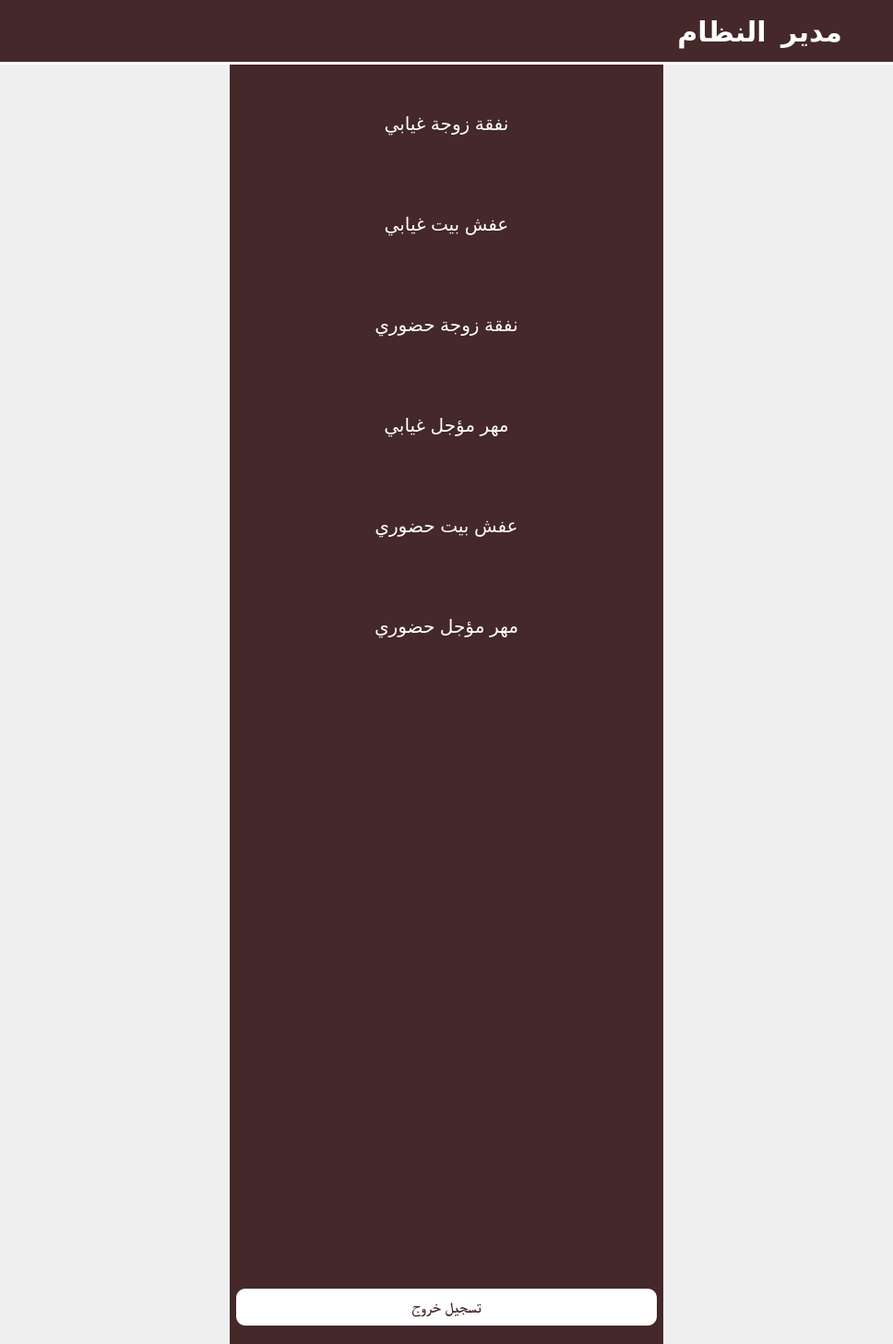
<?xml version="1.0" encoding="UTF-8"?>
<ui version="4.0">
 <class>AdminDashboard</class>
 <widget class="QMainWindow" name="AdminDashboard">
  <property name="geometry">
   <rect>
    <x>0</x>
    <y>0</y>
    <width>968</width>
    <height>1457</height>
   </rect>
  </property>
  <property name="cursor">
   <cursorShape>ArrowCursor</cursorShape>
  </property>
  <property name="windowTitle">
   <string>لوحة تحكم المدير</string>
  </property>
  <property name="layoutDirection">
   <enum>Qt::LeftToRight</enum>
  </property>
  <property name="styleSheet">
   <string notr="true"/>
  </property>
  <widget class="QWidget" name="centralwidget">
   <property name="styleSheet">
    <string notr="true">#horizontalLayout{
background-color: #f3e8df;
}</string>
   </property>
   <layout class="QVBoxLayout" name="verticalLayout">
    <property name="spacing">
     <number>0</number>
    </property>
    <property name="leftMargin">
     <number>0</number>
    </property>
    <property name="topMargin">
     <number>0</number>
    </property>
    <property name="rightMargin">
     <number>0</number>
    </property>
    <property name="bottomMargin">
     <number>0</number>
    </property>
    <item>
     <widget class="QFrame" name="topBar">
      <property name="sizePolicy">
       <sizepolicy hsizetype="Preferred" vsizetype="Fixed">
        <horstretch>0</horstretch>
        <verstretch>0</verstretch>
       </sizepolicy>
      </property>
      <property name="minimumSize">
       <size>
        <width>0</width>
        <height>70</height>
       </size>
      </property>
      <property name="styleSheet">
       <string notr="true">#topBar{
background-color: #452829;
border-bottom: 3px solid white;
}</string>
      </property>
      <layout class="QHBoxLayout" name="horizontalLayout_2">
       <item>
        <widget class="QLabel" name="titleLabel">
         <property name="font">
          <font>
           <pointsize>-1</pointsize>
           <weight>75</weight>
           <bold>true</bold>
          </font>
         </property>
         <property name="styleSheet">
          <string notr="true">color: white; font-size: 30px; font-weight: bold;</string>
         </property>
         <property name="text">
          <string>مدير  النظام</string>
         </property>
        </widget>
       </item>
       <item>
        <widget class="QLabel" name="iconLabel">
         <property name="minimumSize">
          <size>
           <width>40</width>
           <height>40</height>
          </size>
         </property>
         <property name="maximumSize">
          <size>
           <width>40</width>
           <height>40</height>
          </size>
         </property>
         <property name="autoFillBackground">
          <bool>false</bool>
         </property>
         <property name="styleSheet">
          <string notr="true"/>
         </property>
         <property name="pixmap">
          <pixmap>icons/admin-icon.png</pixmap>
         </property>
         <property name="scaledContents">
          <bool>true</bool>
         </property>
        </widget>
       </item>
      </layout>
     </widget>
    </item>
    <item>
     <layout class="QHBoxLayout" name="horizontalLayout" stretch="0,1">
      <property name="spacing">
       <number>0</number>
      </property>
      <property name="sizeConstraint">
       <enum>QLayout::SetMaximumSize</enum>
      </property>
      <item>
       <layout class="QGridLayout" name="gridLayout_2"/>
      </item>
      <item>
       <widget class="QFrame" name="sideBar">
        <property name="sizePolicy">
         <sizepolicy hsizetype="Fixed" vsizetype="Expanding">
          <horstretch>0</horstretch>
          <verstretch>0</verstretch>
         </sizepolicy>
        </property>
        <property name="minimumSize">
         <size>
          <width>250</width>
          <height>0</height>
         </size>
        </property>
        <property name="styleSheet">
         <string notr="true">background-color: #452829;
border: solid 20px #f3db93;</string>
        </property>
        <layout class="QVBoxLayout" name="verticalLayout_2">
         <property name="spacing">
          <number>25</number>
         </property>
         <property name="leftMargin">
          <number>7</number>
         </property>
         <property name="topMargin">
          <number>22</number>
         </property>
         <property name="rightMargin">
          <number>7</number>
         </property>
         <property name="bottomMargin">
          <number>20</number>
         </property>
         <item>
          <widget class="QPushButton" name="case_absent_alimony">
           <property name="cursor">
            <cursorShape>PointingHandCursor</cursorShape>
           </property>
           <property name="styleSheet">
            <string notr="true">QPushButton{
background-color:#452829;
color: white;
border-radibackground-color:#452829;
color: white;
border-radius: 10px;
padding: 30px;
font-sibackground-color:#452829;
color: white;
border-radibackground-color:#452829;
color: white;
border-radius: 10px;
padding: 30px 150px;
font-size: 20px;
}
QPushButton:hover{
background-color: #f3db93;
color: #452829;
}
</string>
           </property>
           <property name="text">
            <string>نفقة زوجة غيابي</string>
           </property>
          </widget>
         </item>
         <item>
          <widget class="QPushButton" name="case_absent_furniture_2">
           <property name="cursor">
            <cursorShape>PointingHandCursor</cursorShape>
           </property>
           <property name="styleSheet">
            <string notr="true">QPushButton{
background-color:#452829;
color: white;
border-radibackground-color:#452829;
color: white;
border-radius: 10px;
padding: 30px;
font-sibackground-color:#452829;
color: white;
border-radibackground-color:#452829;
color: white;
border-radius: 10px;
padding: 30px 150px;
font-size: 20px;
}
QPushButton:hover{
background-color: #f3db93;
color: #452829;
}
</string>
           </property>
           <property name="text">
            <string>عفش بيت غيابي</string>
           </property>
          </widget>
         </item>
         <item>
          <widget class="QPushButton" name="case_present_alimony">
           <property name="cursor">
            <cursorShape>PointingHandCursor</cursorShape>
           </property>
           <property name="styleSheet">
            <string notr="true">QPushButton{
background-color:#452829;
color: white;
border-radibackground-color:#452829;
color: white;
border-radius: 10px;
padding: 30px;
font-sibackground-color:#452829;
color: white;
border-radibackground-color:#452829;
color: white;
border-radius: 10px;
padding: 30px 150px;
font-size: 20px;
}
QPushButton:hover{
background-color: #f3db93;
color: #452829;
}
</string>
           </property>
           <property name="text">
            <string>نفقة زوجة حضوري</string>
           </property>
          </widget>
         </item>
         <item>
          <widget class="QPushButton" name="case_absent_dowry_2">
           <property name="cursor">
            <cursorShape>PointingHandCursor</cursorShape>
           </property>
           <property name="styleSheet">
            <string notr="true">QPushButton{
background-color:#452829;
color: white;
border-radibackground-color:#452829;
color: white;
border-radius: 10px;
padding: 30px;
font-sibackground-color:#452829;
color: white;
border-radibackground-color:#452829;
color: white;
border-radius: 10px;
padding: 30px 150px;
font-size: 20px;
}
QPushButton:hover{
background-color: #f3db93;
color: #452829;
}
</string>
           </property>
           <property name="text">
            <string>مهر مؤجل غيابي</string>
           </property>
          </widget>
         </item>
         <item>
          <widget class="QPushButton" name="case_present_furniture_3">
           <property name="cursor">
            <cursorShape>PointingHandCursor</cursorShape>
           </property>
           <property name="styleSheet">
            <string notr="true">QPushButton{
background-color:#452829;
color: white;
border-radibackground-color:#452829;
color: white;
border-radius: 10px;
padding: 30px;
font-sibackground-color:#452829;
color: white;
border-radibackground-color:#452829;
color: white;
border-radius: 10px;
padding: 30px 150px;
font-size: 20px;
}
QPushButton:hover{
background-color: #f3db93;
color: #452829;
}
</string>
           </property>
           <property name="text">
            <string>عفش بيت حضوري</string>
           </property>
          </widget>
         </item>
         <item>
          <widget class="QPushButton" name="case_present_dowry_3">
           <property name="cursor">
            <cursorShape>PointingHandCursor</cursorShape>
           </property>
           <property name="styleSheet">
            <string notr="true">QPushButton{
background-color:#452829;
color: white;
border-radibackground-color:#452829;
color: white;
border-radius: 10px;
padding: 30px;
font-sibackground-color:#452829;
color: white;
border-radibackground-color:#452829;
color: white;
border-radius: 10px;
padding: 30px 150px;
font-size: 20px;
}
QPushButton:hover{
background-color: #f3db93;
color: #452829;
}
</string>
           </property>
           <property name="text">
            <string>مهر مؤجل حضوري</string>
           </property>
          </widget>
         </item>
         <item>
          <spacer name="verticalSpacer">
           <property name="orientation">
            <enum>Qt::Vertical</enum>
           </property>
           <property name="sizeHint" stdset="0">
            <size>
             <width>20</width>
             <height>40</height>
            </size>
           </property>
          </spacer>
         </item>
         <item>
          <widget class="QPushButton" name="logoutBtn">
           <property name="minimumSize">
            <size>
             <width>0</width>
             <height>40</height>
            </size>
           </property>
           <property name="font">
            <font>
             <family>Times New Roman</family>
             <pointsize>12</pointsize>
             <weight>75</weight>
             <bold>true</bold>
            </font>
           </property>
           <property name="cursor">
            <cursorShape>PointingHandCursor</cursorShape>
           </property>
           <property name="styleSheet">
            <string notr="true">QPushButton {
    background: white;
	color:#452829;
	border-radius: 10%;
	padding: 10px 0;

}

QPushButton:hover {
    color:white;
	background-color: red;
}</string>
           </property>
           <property name="text">
            <string> تسجيل خروج </string>
           </property>
          </widget>
         </item>
        </layout>
       </widget>
      </item>
     </layout>
    </item>
   </layout>
  </widget>
 </widget>
 <resources/>
 <connections/>
</ui>
